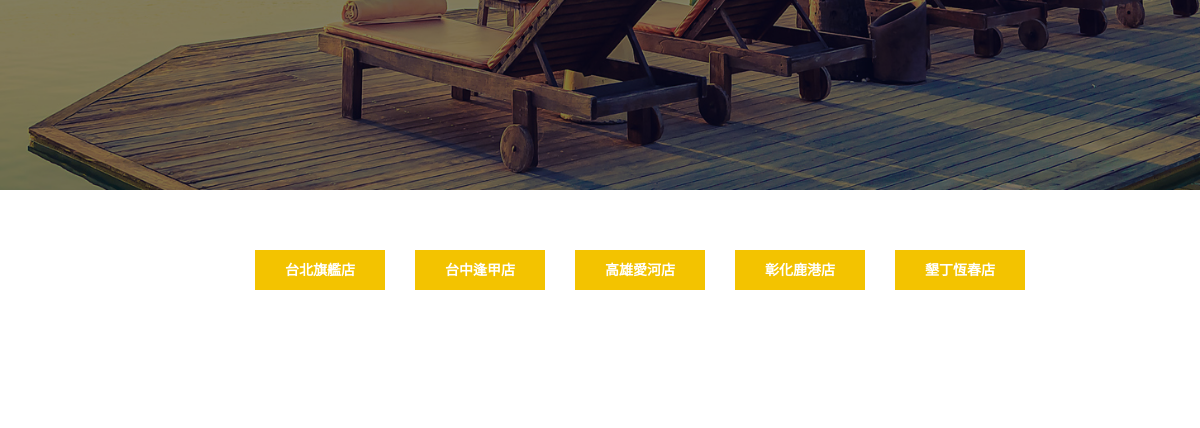
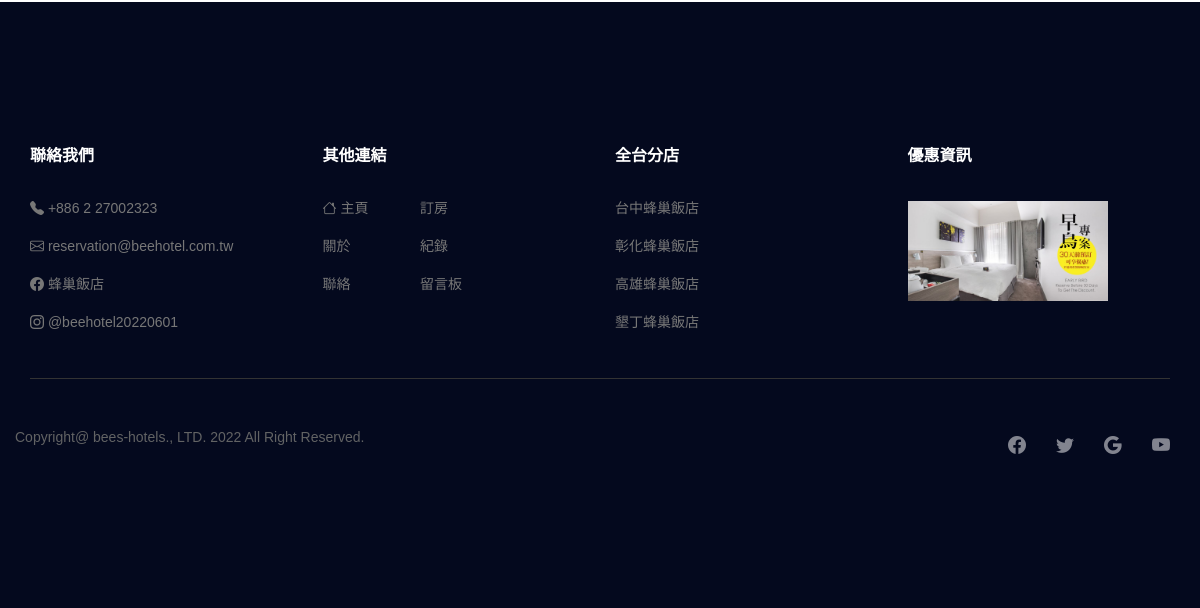
The page /book.php (lower part) on the database as committed earlier (2 pictures, top to bottom).
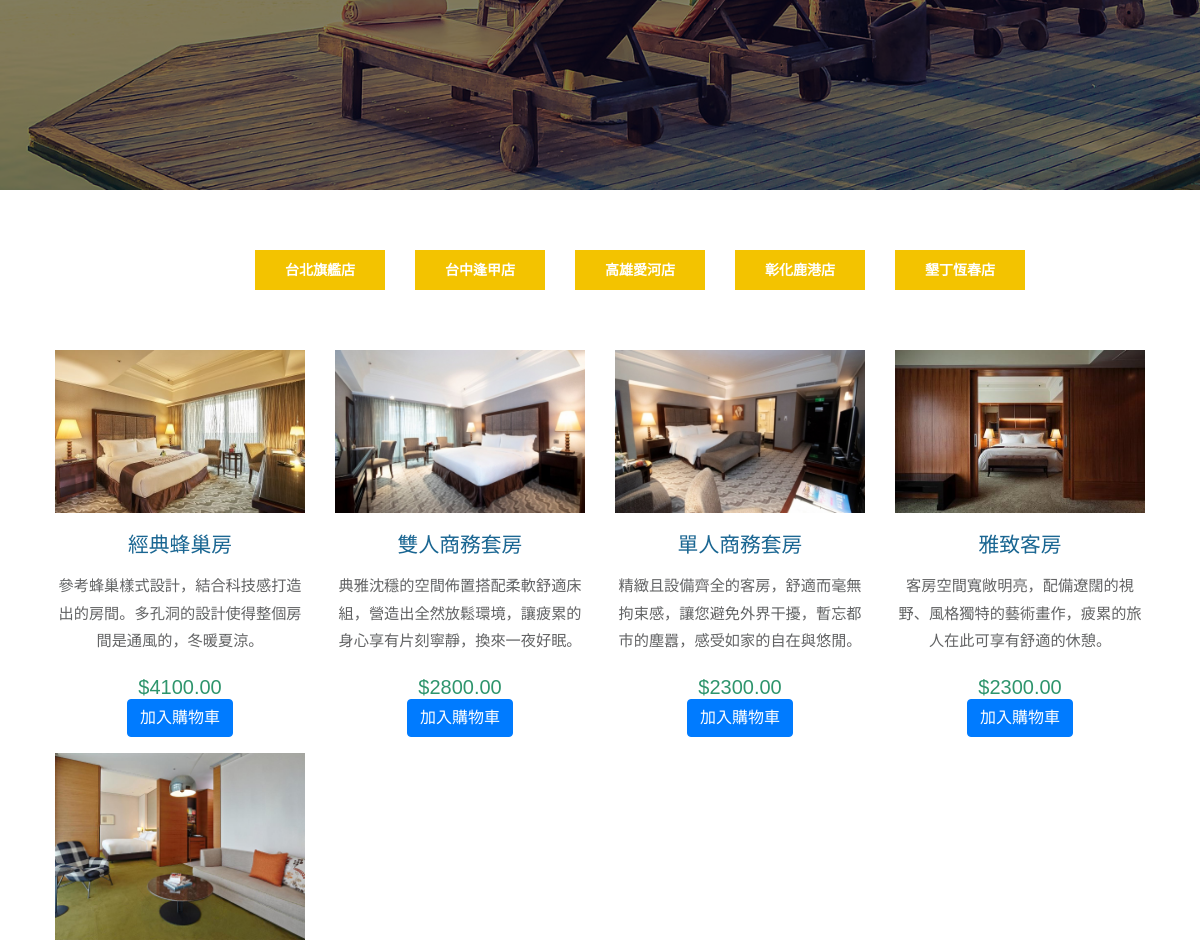
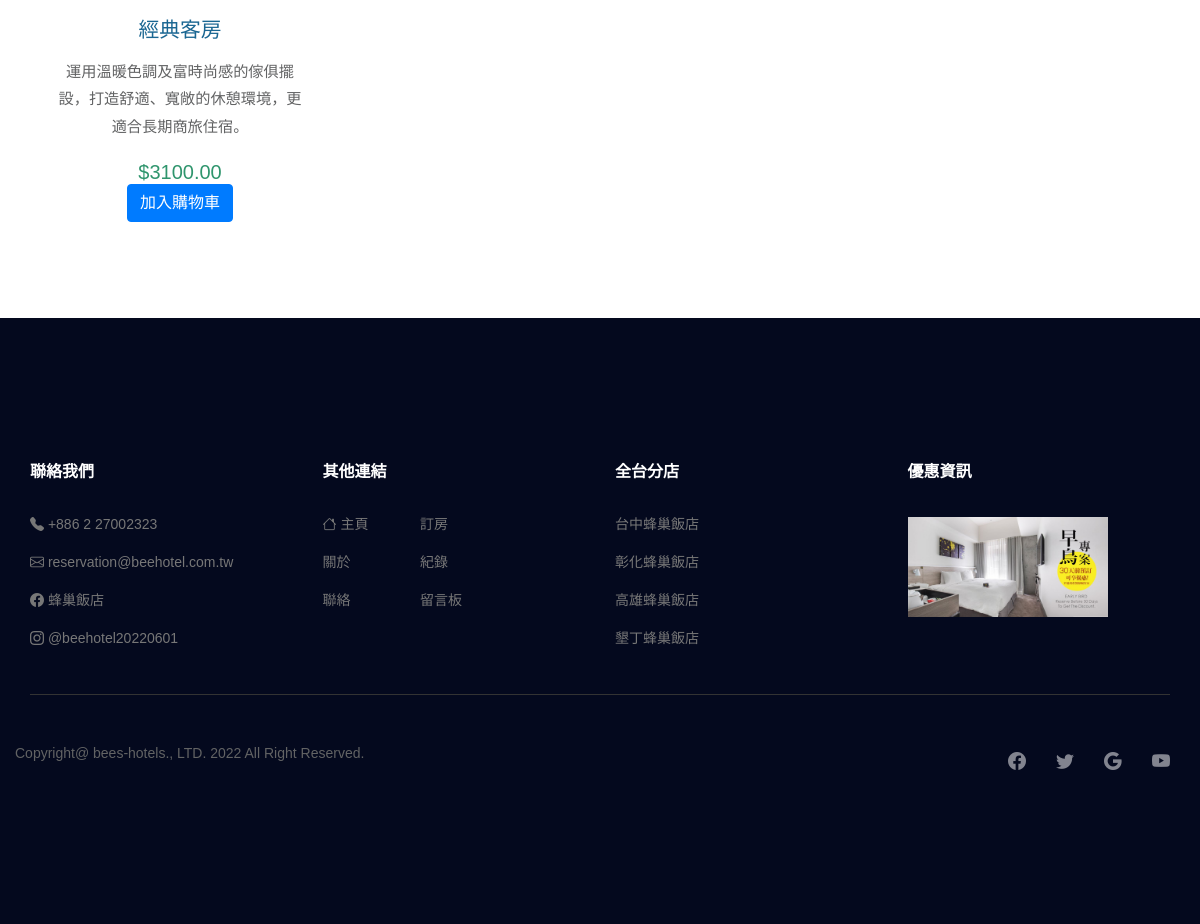
The same page on the database as committed later (2 pictures, top to bottom).
### tables this page shows
CREATE TABLE `product` (
  `pno` int(11) NOT NULL,
  `pname` varchar(30) NOT NULL,
  `description` varchar(100) NOT NULL,
  `file_type` varchar(20) NOT NULL,
  `unitprice` decimal(10,2) NOT NULL,
  `category` varchar(20) NOT NULL
);

### book.php (the view, shortened to what this page needs)
<!DOCTYPE html>
<html lang="en">
<?php
    if(isset($_POST['require_category']))
    {
        $category = $_POST['require_category'];
    }
    else {
        $category = '台北旗艦店';
    }
    $items = "";
    $items .= '<div id="tm-gallery-page-' . $category . '" class="tm-gallery-page">';
    $link = mysqli_connect("localhost","root","root123456");
    mysqli_select_db($link, "beehotel");
    mysqli_query($link, "SET NAMES UTF8");
    if($result = mysqli_query($link,"SELECT * FROM product WHERE category = '$category'"))
    {
        $bought_items = array();
        while($room = mysqli_fetch_assoc($result)) {
            $pno = $room['pno'];
            $pname = $room['pname'];
            $description = $room['description'];
            $file_type = $room['file_type'];
            $unitprice = $room['unitprice'];
            $cart_operation='';
            $status_of_item='';
            $text_of_item='';
            if(isset($_SESSION['account'])) {
                if(sizeof($bought_items)!=0){
                    for($i=0;$i<sizeof($bought_items);$i++) {
                    if($pno==$bought_items[$i])
                    {
                        $status_of_item = 'btn-danger';
                        $text_of_item = '移出';
                        $cart_operation = 'remove';
                        break;
                    }
                    else {
                        $status_of_item = 'btn-primary';
                        $text_of_item = '加入';
                        $cart_operation = 'add';
                    }
                }
                }else{
                    $status_of_item = 'btn-primary';
                    $text_of_item = '加入';
                    $cart_operation = 'add';
                }
            }
            else {
                $status_of_item = 'btn-primary';
                $text_of_item = '加入';
                $cart_operation = 'add';
            }
            $item="";
            $item .= '
            <article class="col-lg-3 col-md-4 col-sm-6 col-12 tm-gallery-item">' .
                '<figure>'.
                    '<a href="./product.php">'.
                        '<img src="images/product/' . $file_type .
                        '" alt="Image" class="img-fluid tm-gallery-img" />'.
                    '</a>'.
                    '<figcaption style="text-align: center;">'.
                        '<h4 class="tm-gallery-title">'.
                            $pname.
                        '</h4>'.
                        '<p class="tm-gallery-description">'.
                            $description.
                        '</p>'.
                        '<section class="tm-gallery-price">$'.
                            $unitprice.
                        '</section>'.
                        '<form action="" method="post" >'.
                            '<input type="hidden" name="cart_operation" value="'.$cart_operation.'">'.
                            '<input type="hidden" name="cart_item_id" value="'.$pno.'">'.
                            '<button id="p'. $pno .'" class="btn '. $status_of_item .'" type = submit>'.
                                $text_of_item .'購物車' .
                            '</button>'.
                        '</form>'.
                    '</figcaption>'.
                '</figure>'.
            '</article>';
            $items .= $item;
        }
    }
    $items .= '</div>';
?>
<head>
    <link href="css/book.css" rel="stylesheet" />
    <?php include("import.php") ?>
</head>
<body>
    <?php include("nav.php") ?>
    <section class="banner_area">
        <div class="booking_table d_flex align-items-center">
            <div class="overlay bg-parallax" data-stellar-ratio="0.9" data-stellar-vertical-offset="0"
                data-background=""></div>
        </div>
    </section>
    <section style="padding: 5% 20%; display:flex;">
        <span  class="col col-sm"><form action="" method="post" ><input type="hidden" name='require_category' value="台北旗艦店"><input type="submit" class="btn theme_btn button_hover" value = "台北旗艦店"></form></span>
        <span  class="col col-sm"><form action="" method="post" ><input type="hidden" name='require_category' value="台中逢甲店"><input type="submit" class="btn theme_btn button_hover" value = "台中逢甲店"></form></span>
        <span  class="col col-sm"><form action="" method="post" ><input type="hidden" name='require_category' value="高雄愛河店"><input type="submit" class="btn theme_btn button_hover" value = "高雄愛河店"></form></span>
        <span  class="col col-sm"><form action="" method="post" ><input type="hidden" name='require_category' value="彰化鹿港店"><input type="submit" class="btn theme_btn button_hover" value = "彰化鹿港店"></form></span>
        <span  class="col col-sm"><form action="" method="post" ><input type="hidden" name='require_category' value="墾丁恆春店"><input type="submit" class="btn theme_btn button_hover" value = "墾丁恆春店"></form></span>
    </section>
    <div class="row tm-gallery">
        <?php echo $items; ?>
    </div>
    <?php include("footer.php") ?>
</body>
</html>

### import.php (shortened to what this page needs)
<link rel="stylesheet" type="text/css" href="css/style.css">
<link rel="stylesheet" href="vendors/linericon/style.css">
<link rel="stylesheet" href="css/bootstrap.css">
<link rel="stylesheet" href="vendors/bootstrap-datepicker/bootstrap-datetimepicker.min.css">
<link rel="stylesheet" href="vendors/nice-select/css/nice-select.css">
<link rel="stylesheet" href="vendors/owl-carousel/owl.carousel.min.css">
<link rel="stylesheet" href="css/product.css">
<link rel="stylesheet" href="css/style.css">
<link rel="stylesheet" href="css/nav-style.css">
<link rel="stylesheet" href="css/responsive.css">
<link rel="stylesheet" href="css/font-awesome.min.css">

### nav.php (shortened to what this page needs)
<link rel="stylesheet" href="https://cdn.jsdelivr.net/npm/bootstrap-icons@1.3.0/font/bootstrap-icons.css">

### footer.php
<link rel="stylesheet" href="https://cdn.jsdelivr.net/npm/bootstrap-icons@1.3.0/font/bootstrap-icons.css">
<footer class="footer-area section_gap">
    <div class="container">
        <div class="row">
            <div class="col-lg-3  col-md-6 col-sm-6">
                <div class="single-footer-widget">
                    <h6 class="footer_title">聯絡我們</h6>
                </div>
                <div class="single-footer-widget">
                    <div>
                        <ul class="list_style">
                            <li>
                                <a href="tel:0937565253"><i class="bi bi-telephone-fill"></i> +886 2 27002323</a>
                            </li>
                        </ul>
                    </div>
                    <div>
                        <ul class="list_style">
                            <li>
                                <a href="mailto:beehoteltw@gmail.com"><i class="bi bi-envelope"></i> reservation@beehotel.com.tw</a>
                            </li>
                        </ul>
                    </div>
                    <div>
                        <ul class="list_style">
                            <li>
                                <a href="http://facebook.com"><i class="bi bi-facebook"></i> 蜂巢飯店</a>
                            </li>
                        </ul>
                    </div>
                    <div>
                        <ul class="list_style">
                            <li>
                                <a href="http://instagram.com"><i class="bi bi-instagram"></i> @beehotel20220601</a>
                            </li>
                        </ul>
                    </div>
                </div>
            </div>
            <div class="col-lg-3 col-md-6 col-sm-6">
                <div class="single-footer-widget">
                    <h6 class="footer_title">其他連結</h6>
                    <div class="row ">
                        <div class="col-4">
                            <ul class="list_style">
                                <li><a href="index.php"><i class="bi bi-house"></i> 主頁</a></li>
                                <li><a href="about.php">關於</a></li>
                                <li><a href="contact.php">聯絡</a></li>
                            </ul>
                        </div>
                        <div class="col-4">
                            <ul class="list_style">
                                <li><a href="book.php">訂房</a></li>
                                <li><a href="history.php">紀錄</a></li>
                                <li><a href="comment.php">留言板</a></li>
                            </ul>
                        </div>
                    </div>
                </div>
            </div>
            <div class="col-lg-3 col-md-6 col-sm-6">
                <div class="single-footer-widget">
                    <h6 class="footer_title">全台分店</h6>
                    <div>
                        <ul class="list_style">
                            <li><a href="book.php">台中蜂巢飯店</a></li>
                            <li><a href="book.php">彰化蜂巢飯店</a></li>
                            <li><a href="book.php">高雄蜂巢飯店</a></li>
                            <li><a href="book.php">墾丁蜂巢飯店</a></li>
                        </ul>
                    </div>
                </div>
            </div>
            <div class="col-lg-3 col-md-6 col-sm-6">
                <div class="single-footer-widget instafeed">
                    <h6 class="footer_title">優惠資訊</h6>
                    <ul class="list_style instafeed d-flex flex-wrap">
                        <li><img src="images/discount.jpeg" width="ˇ200" height="100"></li>
                    </ul>
                </div>
            </div>
        </div>
        <div class="border_line"></div>
        <div class="row footer-bottom d-flex justify-content-between align-items-center">
            <p>
                Copyright@ bees-hotels., LTD.
                <script>document.write(new Date().getFullYear());</script> All Right Reserved.
            </p>
            <div class="col-lg-4 col-sm-12 footer-social">
                <a href="https://www.facebook.com"><i class="bi bi-facebook"></i> </i></a>
                <a href="https://www.twitter.com"><i class="bi bi-twitter"></i> </i></a>
                <a href="https://www.google.com"><i class="bi bi-google"></i> </i></a>
                <a href="https://www.youtube.com"><i class="bi bi-youtube"></i> </i></a>
            </div>
        </div>
    </div>
</footer>

### css/book.css (style rules this page uses)
ul, nav, body, h1, h2, h4, h6, p, figure { margin: 0; padding: 0; }
a, button { transition: all 0.3s ease; }
html { box-sizing: border-box; -ms-overflow-style: scrollbar; }
*, *::before, *::after { box-sizing: inherit; }
.row { display: -ms-flexbox; display: flex; -ms-flex-wrap: wrap; flex-wrap: wrap; margin-left: -15px; margin-right: -15px; }
.col-lg-3, .col-lg-4, .col-lg-6, .col-md-4, .col-md-6, .col-sm-6, .col-12 { position: relative; width: 100%; padding-right: 15px; padding-left: 15px; }
.col-12 { -ms-flex: 0 0 100%; flex: 0 0 100%; max-width: 100%; }
@media (min-width: 576px) { .col-sm-6 { -ms-flex: 0 0 50%; flex: 0 0 50%; max-width: 50%; } }
@media (min-width: 768px) { .col-md-4 { -ms-flex: 0 0 33.333333%; flex: 0 0 33.333333%; max-width: 33.333333%; } }
@media (min-width: 768px) { .col-md-6 { -ms-flex: 0 0 50%; flex: 0 0 50%; max-width: 50%; } }
@media (min-width: 992px) { .col-lg-3 { -ms-flex: 0 0 25%; flex: 0 0 25%; max-width: 25%; } }
@media (min-width: 992px) { .col-lg-4 { -ms-flex: 0 0 33.333333%; flex: 0 0 33.333333%; max-width: 33.333333%; } }
.img-fluid { max-width: 100%; height: auto; }
body { font-family: 'Open Sans', Arial, sans-serif; font-size: 17px; background-color: #ccc; overflow-x: hidden; }
p, address { color: #626364; line-height: 1.8; }
.tm-gallery { margin-bottom: 80px; }
.tm-gallery-page { max-width: 280px; margin-left: auto; margin-right: auto; display: -ms-flexbox; display: flex; -ms-flex-wrap: wrap; flex-wrap: wrap; }
.tm-gallery-description { font-size: 0.95rem; }
@media (min-width: 576px) { .tm-gallery-page { max-width: 560px; } }
@media (min-width: 768px) { .tm-gallery-page, .tm-section, .tm-container-inner, .tm-container-inner-2 { max-width: 840px; } }
@media (min-width: 992px) { .tm-gallery-page, .tm-section { max-width: 1120px; } }
.tm-gallery-item { max-width: 280px; }
.tm-gallery-img { margin-bottom: 20px; }
.tm-gallery-title { font-size: 1.3rem; font-weight: 400; color: #1A6692; margin-bottom: 15px; }
.tm-gallery-description { margin-bottom: 20px; }
.tm-gallery-price { font-size: 1.25rem; color: #2F956D; }

Rows that differ between the two databases and show on the page:
added product: file_type (picture), pname "經典蜂巢房", description "參考蜂巢樣式設計，結合科技感打造出的房間。多孔洞的設計使得整個房間是通風的，冬暖夏涼。", unitprice "4100.00"
added product: file_type (picture), pname "雙人商務套房", description "典雅沈穩的空間佈置搭配柔軟舒適床組，營造出全然放鬆環境，讓疲累的身心享有片刻寧靜，換來一夜好眠。", unitprice "2800.00"
added product: file_type (picture), pname "單人商務套房", description "精緻且設備齊全的客房，舒適而毫無拘束感，讓您避免外界干擾，暫忘都市的塵囂，感受如家的自在與悠閒。", unitprice "2300.00"
added product: file_type (picture), pname "雅致客房", description "客房空間寬敞明亮，配備遼闊的視野、風格獨特的藝術畫作，疲累的旅人在此可享有舒適的休憩。", unitprice "2300.00"
added product: file_type (picture), pname "經典客房", description "運用溫暖色調及富時尚感的傢俱擺設，打造舒適、寬敞的休憩環境，更適合長期商旅住宿。", unitprice "3100.00"
Other text that changed with them:
$text_of_item: (not shown) → "加入 加入 加入 加入 加入"
text now shown: "$ $ $ $ $ 購物車 購物車 購物車 購物車 購物車"
